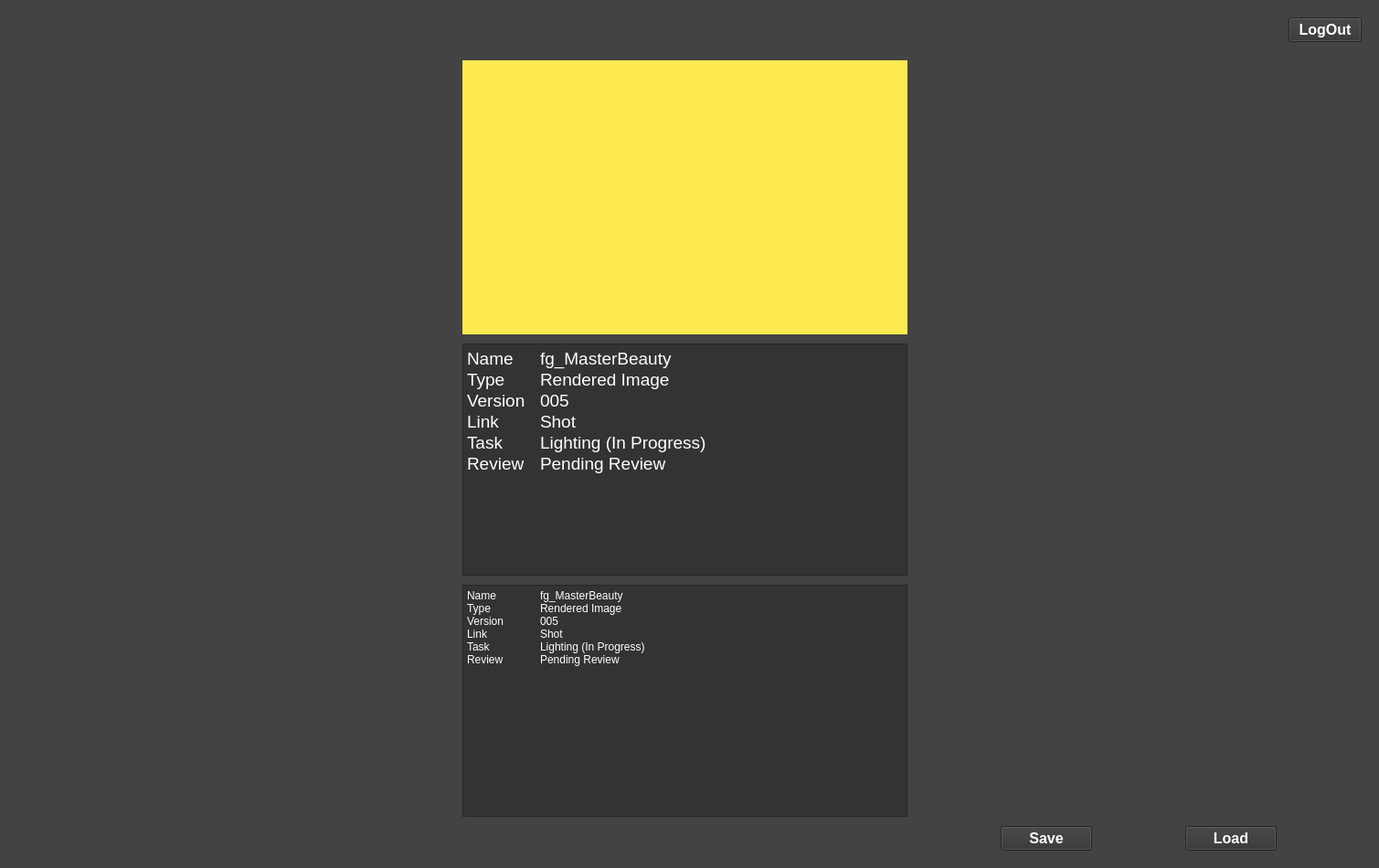
<?xml version="1.0" encoding="UTF-8"?>
<ui version="4.0">
 <class>MainWindow</class>
 <widget class="QMainWindow" name="MainWindow">
  <property name="geometry">
   <rect>
    <x>0</x>
    <y>0</y>
    <width>1509</width>
    <height>950</height>
   </rect>
  </property>
  <property name="windowTitle">
   <string>MainWindow</string>
  </property>
  <property name="styleSheet">
   <string notr="true">background-color: rgb(67, 67, 67);
color: white;</string>
  </property>
  <widget class="QWidget" name="centralwidget">
   <layout class="QGridLayout" name="gridLayout">
    <item row="0" column="0">
     <layout class="QGridLayout" name="Main_QGrid">
      <property name="leftMargin">
       <number>10</number>
      </property>
      <property name="topMargin">
       <number>10</number>
      </property>
      <property name="rightMargin">
       <number>10</number>
      </property>
      <property name="bottomMargin">
       <number>10</number>
      </property>
      <property name="spacing">
       <number>10</number>
      </property>
      <item row="3" column="1">
       <widget class="QPlainTextEdit" name="plainTextEdit_2">
        <property name="minimumSize">
         <size>
          <width>350</width>
          <height>250</height>
         </size>
        </property>
        <property name="font">
         <font>
          <pointsize>14</pointsize>
         </font>
        </property>
        <property name="layoutDirection">
         <enum>Qt::LeftToRight</enum>
        </property>
        <property name="styleSheet">
         <string notr="true">background-color: rgb(51, 51, 51);
color: white;</string>
        </property>
        <property name="plainText">
         <string>Name	fg_MasterBeauty
Type	Rendered Image
Version	005
Link	Shot
Task	Lighting (In Progress)
Review 	Pending Review</string>
        </property>
       </widget>
      </item>
      <item row="2" column="2" rowspan="3">
       <layout class="QVBoxLayout" name="verticalLayout"/>
      </item>
      <item row="0" column="2">
       <layout class="QHBoxLayout" name="horizontalLayout_3">
        <property name="bottomMargin">
         <number>0</number>
        </property>
        <item>
         <spacer name="horizontalSpacer">
          <property name="orientation">
           <enum>Qt::Horizontal</enum>
          </property>
          <property name="sizeHint" stdset="0">
           <size>
            <width>40</width>
            <height>0</height>
           </size>
          </property>
         </spacer>
        </item>
        <item>
         <widget class="QPushButton" name="Logout_Button">
          <property name="sizePolicy">
           <sizepolicy hsizetype="Minimum" vsizetype="Fixed">
            <horstretch>0</horstretch>
            <verstretch>0</verstretch>
           </sizepolicy>
          </property>
          <property name="maximumSize">
           <size>
            <width>100</width>
            <height>30</height>
           </size>
          </property>
          <property name="font">
           <font>
            <pointsize>12</pointsize>
            <weight>75</weight>
            <bold>true</bold>
           </font>
          </property>
          <property name="styleSheet">
           <string notr="true">background-color: rgb(51, 51, 51);
color: white;</string>
          </property>
          <property name="text">
           <string>LogOut</string>
          </property>
         </widget>
        </item>
       </layout>
      </item>
      <item row="0" column="0">
       <layout class="QHBoxLayout" name="horizontalLayout">
        <item>
         <spacer name="horizontalSpacer_2">
          <property name="orientation">
           <enum>Qt::Horizontal</enum>
          </property>
          <property name="sizeHint" stdset="0">
           <size>
            <width>40</width>
            <height>20</height>
           </size>
          </property>
         </spacer>
        </item>
       </layout>
      </item>
      <item row="2" column="1">
       <widget class="QLabel" name="label">
        <property name="sizePolicy">
         <sizepolicy hsizetype="Preferred" vsizetype="Preferred">
          <horstretch>0</horstretch>
          <verstretch>0</verstretch>
         </sizepolicy>
        </property>
        <property name="minimumSize">
         <size>
          <width>350</width>
          <height>300</height>
         </size>
        </property>
        <property name="layoutDirection">
         <enum>Qt::LeftToRight</enum>
        </property>
        <property name="styleSheet">
         <string notr="true">background-color: rgb(252, 233, 79);</string>
        </property>
        <property name="text">
         <string/>
        </property>
        <property name="alignment">
         <set>Qt::AlignLeading|Qt::AlignLeft|Qt::AlignTop</set>
        </property>
       </widget>
      </item>
      <item row="7" column="2">
       <layout class="QGridLayout" name="gridLayout_3">
        <item row="0" column="0">
         <widget class="QPushButton" name="Save_Button">
          <property name="maximumSize">
           <size>
            <width>100</width>
            <height>30</height>
           </size>
          </property>
          <property name="font">
           <font>
            <pointsize>12</pointsize>
            <weight>75</weight>
            <bold>true</bold>
           </font>
          </property>
          <property name="styleSheet">
           <string notr="true">background-color: rgb(51, 51, 51);
color: white;</string>
          </property>
          <property name="text">
           <string>Save</string>
          </property>
         </widget>
        </item>
        <item row="0" column="1">
         <widget class="QPushButton" name="Load_Button">
          <property name="maximumSize">
           <size>
            <width>100</width>
            <height>30</height>
           </size>
          </property>
          <property name="font">
           <font>
            <pointsize>12</pointsize>
            <weight>75</weight>
            <bold>true</bold>
           </font>
          </property>
          <property name="styleSheet">
           <string notr="true">background-color: rgb(51, 51, 51);
color: white;</string>
          </property>
          <property name="text">
           <string>Load</string>
          </property>
         </widget>
        </item>
       </layout>
      </item>
      <item row="4" column="1">
       <widget class="QPlainTextEdit" name="plainTextEdit">
        <property name="minimumSize">
         <size>
          <width>350</width>
          <height>250</height>
         </size>
        </property>
        <property name="styleSheet">
         <string notr="true">background-color: rgb(51, 51, 51);
color: white;</string>
        </property>
        <property name="plainText">
         <string>Name	fg_MasterBeauty
Type	Rendered Image
Version	005
Link	Shot
Task	Lighting (In Progress)
Review 	Pending Review</string>
        </property>
       </widget>
      </item>
      <item row="1" column="0" rowspan="4">
       <layout class="QVBoxLayout" name="verticalLayout2">
        <property name="leftMargin">
         <number>0</number>
        </property>
       </layout>
      </item>
     </layout>
    </item>
   </layout>
  </widget>
 </widget>
 <resources/>
 <connections/>
</ui>
